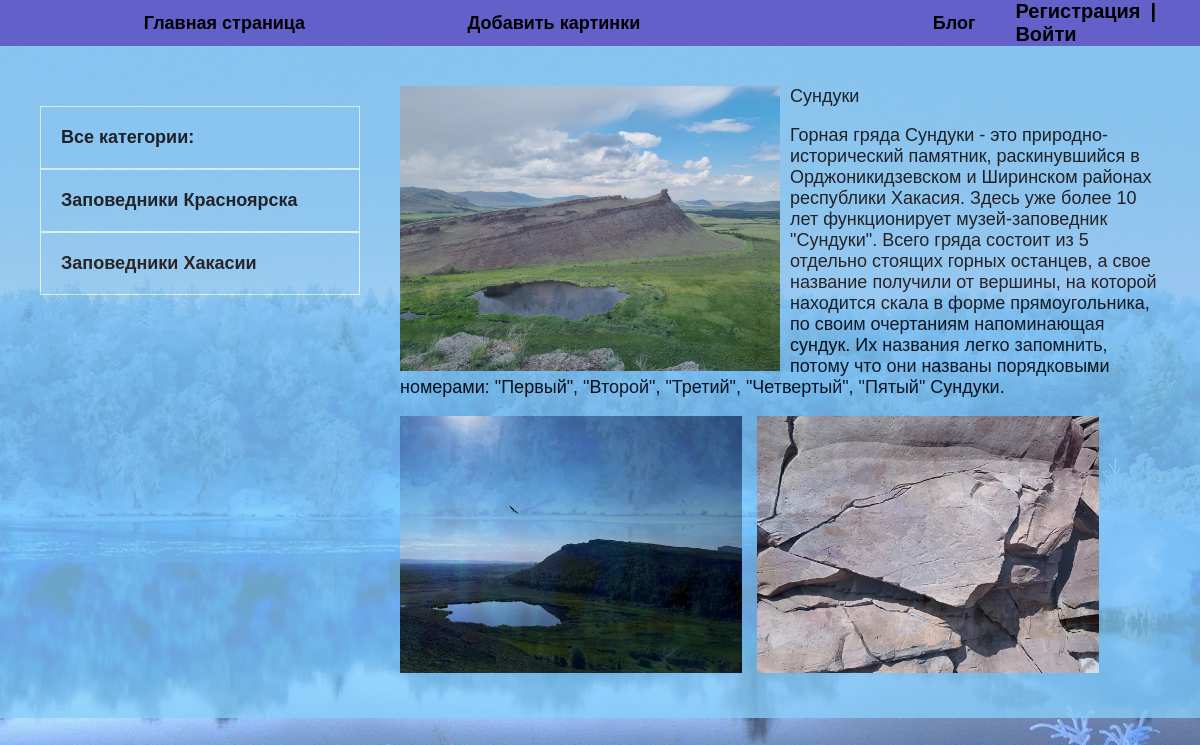
/post/sunduki/, run on the app's committed database.
### blog/models.py (models this page shows, shortened)
class Category(models.Model):
    name = models.CharField(max_length=200, verbose_name="Категория")
    slug = models.SlugField(max_length=250, unique=True, verbose_name="URL")
    def get_absolute_url(self):
        return reverse('category', kwargs={'cat_slug': self.slug})
    class Meta:
        verbose_name = 'категорию'
        verbose_name_plural = "Категории"

class Blog(models.Model):
    title = models.CharField(max_length=250, verbose_name="Название")
    slug = models.SlugField(max_length=260, unique=True, verbose_name="URL")
    body = models.TextField(blank=True, verbose_name="Контент")
    photo = models.ImageField(upload_to="photo/%Y/%m/%d/", blank=True, verbose_name="Фото")
    time_cre = models.DateTimeField(auto_now_add=True, verbose_name="Дата создания")
    time_up = models.DateTimeField(auto_now=True, verbose_name="Дата обновления")
    published = models.BooleanField(default=True, verbose_name="Публикация")
    cat = models.ForeignKey("Category", on_delete=models.PROTECT,
                            verbose_name="Категория")
    def __str__(self):
        return self.title
    class Meta:
        verbose_name = 'новость'
        verbose_name_plural = "Новости"
        ordering = ['-time_cre']

class Photos(models.Model):
    image = models.ForeignKey(Blog, on_delete=models.CASCADE, verbose_name="картинки для блога", blank=True, null=True,
                              default=None)
    add_image = models.ImageField(upload_to="photo/%Y/%m/%d/add/", blank=True, null=True,
                                  verbose_name="Добавить картинку")
    class Meta:
        verbose_name = 'изображение'
        verbose_name_plural = "Изображения"

### blog/views.py (the view)
# urls.py: path('post/<slug:post_slug>/', ShowPost.as_view(), name='post'),
class ShowPost(DataMixin, DetailView):
    model = Blog
    template_name = "blog/post.html"
    slug_url_kwarg = "post_slug"
    context_object_name = "post"
    def get_context_data(self, *, object_list=None, **kwargs):
        context = super().get_context_data(**kwargs)
        c_def = self.get_user_context(title=context["post"])
        return dict(list(c_def.items()) + list(context.items()))

### blog/templatetags/blog_tags.py (called while the page is built)
@register.inclusion_tag('blog/list_cat.html')
def show_cat(sort=None, cat_sell=0):
    if not sort:
        cats = Category.objects.all
    else:
        cats = Category.objects.order_by(sort)
    return {'cats': cats, 'cat_selected': cat_sell}

### blog/utils.py (called while the page is built)
    def get_user_context(self, **kwargs):
        context = kwargs
        cats = Category.objects.all()
        user_menu = menu.copy()
        if not self.request.user.is_authenticated:
            user_menu.pop(1)
        context['menu'] = user_menu
        context['cat'] = cats
        if 'cat_selected' not in context:
            context['cat_selected'] = 0
        return context

### blog/templates/blog/post.html
{% extends 'blog/base.html' %}
{% block content %}
<div class="post">
    {% if post.photo %}
    <img class="img" src="{{ post.photo.url }}" alt="">
    {% endif %}
    {{ post.title }}
    <p>{{ post.body}}</p>
    {% for img in post.photos_set.all %}
    <img class="imagimage" src="{{ img.add_image.url }}">
    {% endfor %}
</div>
{% endblock %}

### blog/templates/blog/base.html (shortened to what this page needs)
<!DOCTYPE html>
{% load static %}
{% load blog_tags %}
<html lang="en">
<head>
    <link rel="stylesheet" href="{% static 'css/style.css' %}">
</head>
<body>
<div class="header">
    <div class="wrap">
        <ul class="mainmenu">
            {% for m in menu %}
            <li class="first">
                <a href="{% url m.url %}">{{ m.title }}</a>
            </li>
            {% endfor %}
            {% if request.user.is_authenticated %}
            <li class="logout">
                {{ user.username }} | <a href="{% url 'logout' %}">Выйти</a>
            </li>
            {% else %}
            <li class="login">
                <a href="{% url 'index' %}">Регистрация</a>|
                <a href="{% url 'login' %}">Войти</a>
            </li>
            {% endif %}
        </ul>
    </div>
</div>
<div class="content">
    <div class="wrap">
        <div class="sidebar">
            <ul>
                {% if cat_sell == 0 %}
                <li class="selec">Все категории:</li>
                {% else %}
                <li><a href="{% url 'blogs' %}">Все категории:</a></li>
                {% endif %}
                {% show_cat cat_sell=cat_sell %}
            </ul>
        </div>
        <div class="main">
            {% block content %}
            {% endblock %}
    </div>
</div>
</body>
</html>

### blog/templates/blog/list_cat.html
{% for c in cats %}
    {% if c.pk == cat_selected %}
    <li class="selected">{{ c.name }}</li>
    {% else %}
    <li><a href="{{ c.get_absolute_url }}">{{ c.name }}</a></li>
    {% endif %}
{% endfor %}

### blog/static/css/style.css (style rules this page uses)
body { margin: 0; padding: 0; font-family: Verdana, Geneva, Tahoma, sans-serif; background: url(asz.jpg); background-repeat: no-repeat; background-size: cover; background-position: center; background-attachment: fixed; margin: 0; padding: 0; font-family: Verdana, Geneva, Tahoma, sans-serif; }
.content { margin: top; }
.wrap { max-width: 1200px; margin: 0 auto; }
.content .wrap { background: lightskyblue; opacity: 0.8; padding: 40px; box-sizing: border-box; display: flex; }
ul { list-style: none; margin: 0; padding: 0; }
a { color: black; text-decoration: none; padding: 10px; }
.header { background: rgb(99, 97, 201); }
.mainmenu { display: flex; align-items: center; font-size: 20px; font-weight: bold; }
.first { flex-basis: 30%; text-align: right; }
.sidebar ul { width: 320px; margin-right: 40px; margin-top: 20px; }
.sidebar a { padding: 20px; display: block; border: 1px solid lightcyan; background: rgba(0, 0, 0, 0); font-weight: bold; font-size: 18px; }
.first, .data { padding: 10px 20px; font-size: 18px; color: orangered; margin: 0; }
.img { float: left; margin-right: 10px; max-width: 50%; }
.imagimage { margin-right: 10px; max-width: 45%; display: inline-block; display: flex; justify-content: space-between; display: inline-block; }
.post { font-size: 18px; }

### data on the page
Category: name "Заповедники Красноярска"
Category: name "Заповедники Хакасии"
Blog: photo (picture), title "Сундуки", body "Горная гряда Сундуки - это природно-исторический памятник, раскинувшийся в Орджоникидзевском и Ширинском районах республики Хакасия. Здесь уже более 10 лет функционирует музей-заповедник \"Сундуки\". Всего гряда состоит из 5 отдельно стоящих горных останцев, а свое название получили от вершины, на которой находится скала в форме прямоугольника, по своим очертаниям напоминающая сундук. Их названия легко запомнить, потому что они названы порядковыми номерами: \"Первый\", \"Второй\", \"Третий\", \"Четвертый\", \"Пятый\" Сундуки."
Photos: add_image (picture)
Photos: add_image (picture)

### other printed values
{{ m.title }} "Главная страница" "Добавить картинки" "Блог"
